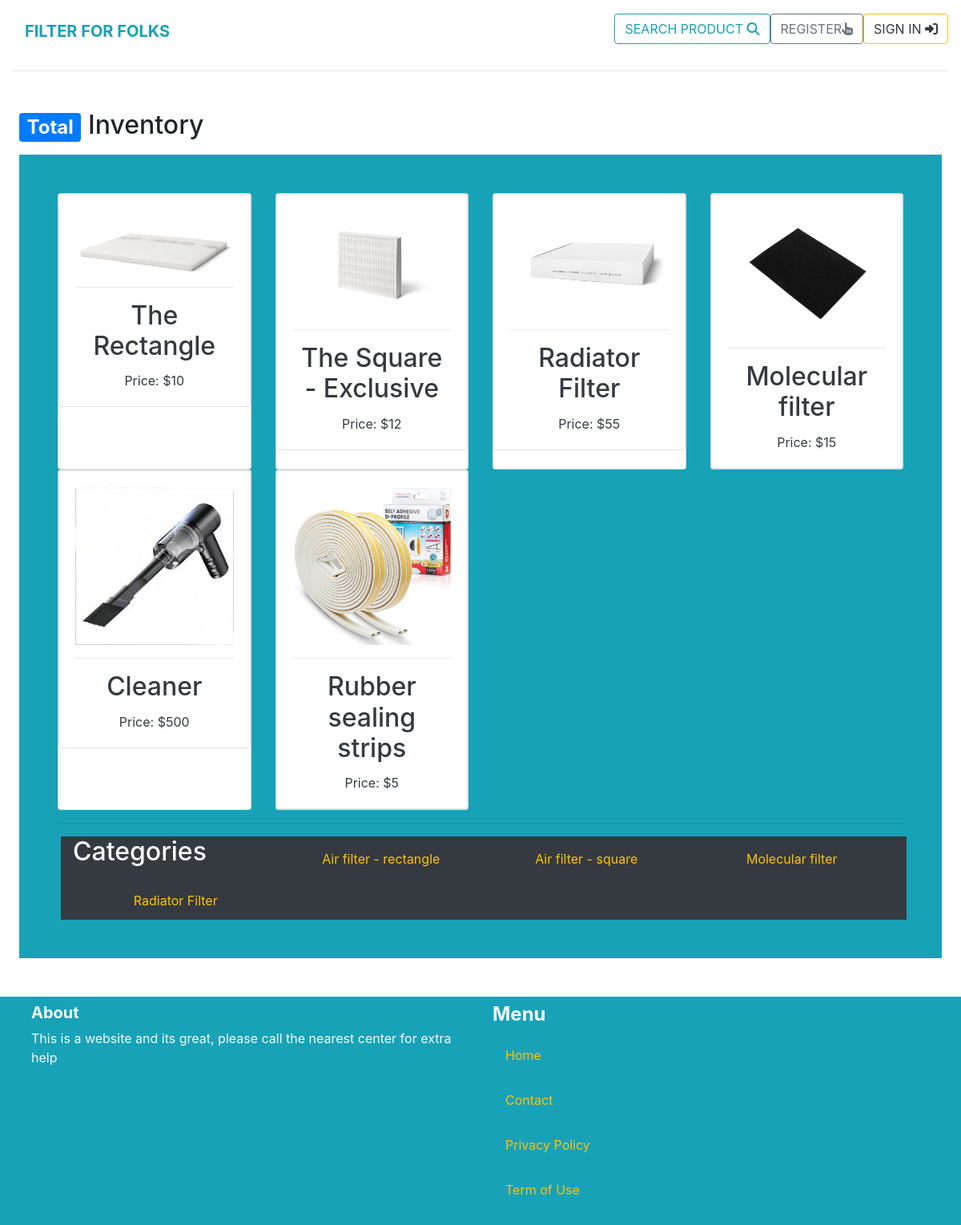
/product/products/, run on the app's committed database.
### product/models.py (models this page shows, shortened)
class Product(models.Model):
    category = models.ForeignKey('Category', null=True, blank=True, on_delete=models.CASCADE, related_name='products')
    name = models.CharField(max_length=300)
    description = models.TextField()
    price = models.FloatField()
    image = models.ImageField(upload_to='product_images', blank=True, null=True)

class Category(models.Model):
    name = models.CharField(max_length=225)
    class Meta:
        ordering = ('name',)
        verbose_name_plural = 'Categories'

### product/views.py (the view)
# urls.py: path('products/', views.products_list, name='inventory'),
def products_list(request):
    products = Product.objects.filter()
    for product in products:
        product.price = round(product.price)
    categories = Category.objects.all()
    return render(request, 'product/inventory.html', {
        'categories': categories,
        'products': products,
    })

### cart/contexts.py (called while the page is built)
def cart(request):
	return {'cart': Cart(request)}

### product/templates/product/inventory.html (shortened to what this page needs)
{% extends 'core/base.html' %}
{% block content %}
<div class="container-fluid mt-5 px-4 col w-100">
    <h2><span class="badge badge-primary">Total</span> Inventory</h2>
    <div class="bg-info mt-3 p-5 text-center">
        <div class="row">
            {% for product in products %}
                    <div class="col-sm-6 col-md-6 col-lg-4 col-xl-3">
                        <div class="card h-100">
                            <a href="{% url 'product:product_detail' product.id %}">
                                <div class="card">
                                    <div class="card-body">
                                        <img class="card-img-top img-fluid" src="{{ product.image.url }}" alt="{{ product.name }}">
                                        <hr>
                                        <div>
                                            <h2 class="card-title text-dark mt-0">{{ product.name }}</h2>
                                            <p class="card-text text-dark">Price: ${{ product.price}}</p>
                                        </div>
                                    </div>
                                </div>
                            </a>
                        </div>
                    </div>
            {% endfor %}
        </div>
        <hr>
        <div class="row text-white bg-dark ml-1 container-fluid">
            <h2>Categories</h2>
            {% for category in categories %}
                    <div class="col-sm-6 col-md-6 col-lg-4 col-xl-3 mt-3">
                        <div class="h-100">
                            <div>
                                <a href="">
                                    <p class="card-title mt-0 text-warning">{{ category.name }}</p>
                                </a>
                            </div>
                        </div>
                    </div>
            {% endfor %}
        </div>
    </div>
</div>
{% endblock %}

### static/css/base.css (style rules this page uses)
html { height: 100%; }

### data on the page
Product: image (picture), name "The Rectangle", price "10"
Product: image (picture), name "The Square - Exclusive", price "12"
Product: image (picture), name "Radiator Filter", price "55"
Product: image (picture), name "Molecular filter", price "15"
Product: image (picture), name "Cleaner", price "500"
Product: image (picture), name "Rubber sealing strips", price "5"
Category: name "Air filter - rectangle"
Category: name "Air filter - square"
Category: name "Molecular filter"
Category: name "Radiator Filter"
